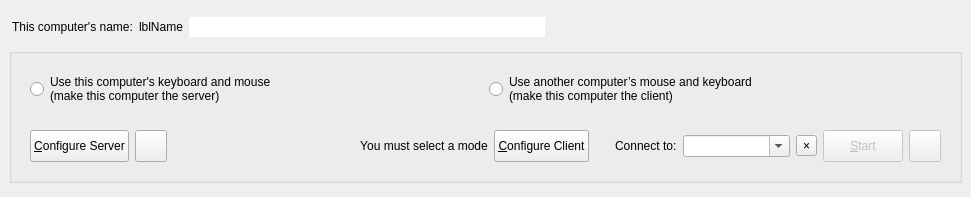
<?xml version="1.0" encoding="UTF-8"?>
<ui version="4.0">
 <class>MainWindow</class>
 <widget class="QMainWindow" name="MainWindow">
  <property name="geometry">
   <rect>
    <x>0</x>
    <y>0</y>
    <width>971</width>
    <height>197</height>
   </rect>
  </property>
  <widget class="QWidget" name="topLevelWidget">
   <property name="sizePolicy">
    <sizepolicy hsizetype="Preferred" vsizetype="Preferred">
     <horstretch>0</horstretch>
     <verstretch>0</verstretch>
    </sizepolicy>
   </property>
   <layout class="QVBoxLayout" name="_2">
    <property name="spacing">
     <number>3</number>
    </property>
    <item>
     <widget class="QWidget" name="widget" native="true">
      <property name="minimumSize">
       <size>
        <width>0</width>
        <height>28</height>
       </size>
      </property>
      <property name="maximumSize">
       <size>
        <width>16777215</width>
        <height>28</height>
       </size>
      </property>
      <layout class="QHBoxLayout" name="horizontalLayout_5">
       <property name="leftMargin">
        <number>3</number>
       </property>
       <property name="topMargin">
        <number>3</number>
       </property>
       <property name="rightMargin">
        <number>3</number>
       </property>
       <property name="bottomMargin">
        <number>3</number>
       </property>
       <item>
        <widget class="QLabel" name="labelComputerName">
         <property name="sizePolicy">
          <sizepolicy hsizetype="Maximum" vsizetype="Preferred">
           <horstretch>0</horstretch>
           <verstretch>0</verstretch>
          </sizepolicy>
         </property>
         <property name="text">
          <string>This computer's name:</string>
         </property>
        </widget>
       </item>
       <item>
        <widget class="QLabel" name="lblComputerName">
         <property name="sizePolicy">
          <sizepolicy hsizetype="Maximum" vsizetype="Preferred">
           <horstretch>0</horstretch>
           <verstretch>0</verstretch>
          </sizepolicy>
         </property>
         <property name="text">
          <string notr="true">lblName</string>
         </property>
        </widget>
       </item>
       <item>
        <widget class="QLineEdit" name="lineEditName">
         <property name="sizePolicy">
          <sizepolicy hsizetype="Expanding" vsizetype="Fixed">
           <horstretch>0</horstretch>
           <verstretch>0</verstretch>
          </sizepolicy>
         </property>
         <property name="toolTip">
          <string>&lt;html&gt;&lt;head/&gt;&lt;body&gt;&lt;p&gt;Name can't have have spaces or special characters&lt;/p&gt;&lt;p&gt;Use Enter to save the name change.&lt;/p&gt;&lt;/body&gt;&lt;/html&gt;</string>
         </property>
         <property name="maxLength">
          <number>255</number>
         </property>
         <property name="frame">
          <bool>false</bool>
         </property>
         <property name="clearButtonEnabled">
          <bool>false</bool>
         </property>
        </widget>
       </item>
       <item>
        <widget class="QPushButton" name="btnEditName">
         <property name="sizePolicy">
          <sizepolicy hsizetype="Fixed" vsizetype="Fixed">
           <horstretch>0</horstretch>
           <verstretch>0</verstretch>
          </sizepolicy>
         </property>
         <property name="toolTip">
          <string>Edit Computer Name</string>
         </property>
         <property name="icon">
          <iconset theme="document-edit"/>
         </property>
         <property name="iconSize">
          <size>
           <width>16</width>
           <height>16</height>
          </size>
         </property>
         <property name="flat">
          <bool>true</bool>
         </property>
        </widget>
       </item>
       <item>
        <spacer name="horizontalSpacer_2">
         <property name="orientation">
          <enum>Qt::Orientation::Horizontal</enum>
         </property>
         <property name="sizeHint" stdset="0">
          <size>
           <width>6</width>
           <height>20</height>
          </size>
         </property>
        </spacer>
       </item>
       <item>
        <widget class="QLabel" name="lblIpAddresses">
         <property name="sizePolicy">
          <sizepolicy hsizetype="Preferred" vsizetype="Fixed">
           <horstretch>0</horstretch>
           <verstretch>0</verstretch>
          </sizepolicy>
         </property>
        </widget>
       </item>
      </layout>
     </widget>
    </item>
    <item>
     <widget class="QGroupBox" name="groupBox">
      <property name="sizePolicy">
       <sizepolicy hsizetype="Preferred" vsizetype="Fixed">
        <horstretch>0</horstretch>
        <verstretch>0</verstretch>
       </sizepolicy>
      </property>
      <property name="title">
       <string/>
      </property>
      <layout class="QVBoxLayout" name="verticalLayout">
       <item>
        <widget class="QWidget" name="widgetModeSelection" native="true">
         <property name="sizePolicy">
          <sizepolicy hsizetype="Preferred" vsizetype="Maximum">
           <horstretch>0</horstretch>
           <verstretch>0</verstretch>
          </sizepolicy>
         </property>
         <layout class="QHBoxLayout" name="horizontalLayout">
          <item>
           <widget class="QRadioButton" name="rbModeServer">
            <property name="sizePolicy">
             <sizepolicy hsizetype="Minimum" vsizetype="Preferred">
              <horstretch>0</horstretch>
              <verstretch>0</verstretch>
             </sizepolicy>
            </property>
            <property name="text">
             <string>Use this computer's keyboard and mouse
(make this computer the server)</string>
            </property>
           </widget>
          </item>
          <item>
           <widget class="QRadioButton" name="rbModeClient">
            <property name="sizePolicy">
             <sizepolicy hsizetype="Minimum" vsizetype="Maximum">
              <horstretch>0</horstretch>
              <verstretch>0</verstretch>
             </sizepolicy>
            </property>
            <property name="text">
             <string>Use another computer’s mouse and keyboard
(make this computer the client)</string>
            </property>
           </widget>
          </item>
         </layout>
        </widget>
       </item>
       <item>
        <widget class="QWidget" name="widgetModeOptions" native="true">
         <property name="sizePolicy">
          <sizepolicy hsizetype="Preferred" vsizetype="Maximum">
           <horstretch>0</horstretch>
           <verstretch>0</verstretch>
          </sizepolicy>
         </property>
         <layout class="QHBoxLayout" name="horizontalLayout_2">
          <item>
           <widget class="QWidget" name="serverOptions" native="true">
            <property name="sizePolicy">
             <sizepolicy hsizetype="Preferred" vsizetype="Fixed">
              <horstretch>0</horstretch>
              <verstretch>0</verstretch>
             </sizepolicy>
            </property>
            <property name="minimumSize">
             <size>
              <width>0</width>
              <height>32</height>
             </size>
            </property>
            <property name="maximumSize">
             <size>
              <width>16777215</width>
              <height>32</height>
             </size>
            </property>
            <layout class="QHBoxLayout" name="horizontalLayout_4">
             <property name="leftMargin">
              <number>0</number>
             </property>
             <property name="topMargin">
              <number>0</number>
             </property>
             <property name="rightMargin">
              <number>0</number>
             </property>
             <property name="bottomMargin">
              <number>0</number>
             </property>
             <item>
              <widget class="QPushButton" name="btnConfigureServer">
               <property name="sizePolicy">
                <sizepolicy hsizetype="Maximum" vsizetype="Fixed">
                 <horstretch>0</horstretch>
                 <verstretch>0</verstretch>
                </sizepolicy>
               </property>
               <property name="minimumSize">
                <size>
                 <width>0</width>
                 <height>32</height>
                </size>
               </property>
               <property name="maximumSize">
                <size>
                 <width>16777215</width>
                 <height>32</height>
                </size>
               </property>
               <property name="text">
                <string>&amp;Configure Server</string>
               </property>
              </widget>
             </item>
             <item>
              <widget class="QPushButton" name="btnSaveServerConfig">
               <property name="sizePolicy">
                <sizepolicy hsizetype="Fixed" vsizetype="Fixed">
                 <horstretch>0</horstretch>
                 <verstretch>0</verstretch>
                </sizepolicy>
               </property>
               <property name="minimumSize">
                <size>
                 <width>32</width>
                 <height>32</height>
                </size>
               </property>
               <property name="maximumSize">
                <size>
                 <width>32</width>
                 <height>32</height>
                </size>
               </property>
               <property name="toolTip">
                <string>Export server configuration</string>
               </property>
               <property name="icon">
                <iconset theme="QIcon::ThemeIcon::DocumentSaveAs"/>
               </property>
              </widget>
             </item>
             <item>
              <spacer name="horizontalSpacer">
               <property name="orientation">
                <enum>Qt::Orientation::Horizontal</enum>
               </property>
               <property name="sizeHint" stdset="0">
                <size>
                 <width>40</width>
                 <height>5</height>
                </size>
               </property>
              </spacer>
             </item>
            </layout>
           </widget>
          </item>
          <item>
           <widget class="QLabel" name="lblNoMode">
            <property name="text">
             <string>You must select a mode</string>
            </property>
            <property name="alignment">
             <set>Qt::AlignmentFlag::AlignCenter</set>
            </property>
           </widget>
          </item>
          <item>
           <widget class="QWidget" name="clientOptions" native="true">
            <property name="sizePolicy">
             <sizepolicy hsizetype="Preferred" vsizetype="Maximum">
              <horstretch>0</horstretch>
              <verstretch>0</verstretch>
             </sizepolicy>
            </property>
            <layout class="QHBoxLayout" name="horizontalLayout_3">
             <property name="leftMargin">
              <number>0</number>
             </property>
             <property name="topMargin">
              <number>0</number>
             </property>
             <property name="rightMargin">
              <number>0</number>
             </property>
             <property name="bottomMargin">
              <number>0</number>
             </property>
             <item>
              <widget class="QPushButton" name="btnConfigureClient">
               <property name="sizePolicy">
                <sizepolicy hsizetype="Maximum" vsizetype="Fixed">
                 <horstretch>0</horstretch>
                 <verstretch>0</verstretch>
                </sizepolicy>
               </property>
               <property name="minimumSize">
                <size>
                 <width>0</width>
                 <height>32</height>
                </size>
               </property>
               <property name="maximumSize">
                <size>
                 <width>16777215</width>
                 <height>32</height>
                </size>
               </property>
               <property name="text">
                <string>&amp;Configure Client</string>
               </property>
              </widget>
             </item>
             <item>
              <spacer name="horizontalSpacer_3">
               <property name="orientation">
                <enum>Qt::Orientation::Horizontal</enum>
               </property>
               <property name="sizeType">
                <enum>QSizePolicy::Policy::Fixed</enum>
               </property>
               <property name="sizeHint" stdset="0">
                <size>
                 <width>20</width>
                 <height>5</height>
                </size>
               </property>
              </spacer>
             </item>
             <item>
              <widget class="QLabel" name="m_pLabelServerName">
               <property name="sizePolicy">
                <sizepolicy hsizetype="Preferred" vsizetype="Maximum">
                 <horstretch>0</horstretch>
                 <verstretch>0</verstretch>
                </sizepolicy>
               </property>
               <property name="text">
                <string>Connect to:</string>
               </property>
               <property name="indent">
                <number>0</number>
               </property>
              </widget>
             </item>
             <item>
              <widget class="QComboBox" name="comboHostname">
               <property name="sizePolicy">
                <sizepolicy hsizetype="Expanding" vsizetype="Fixed">
                 <horstretch>0</horstretch>
                 <verstretch>0</verstretch>
                </sizepolicy>
               </property>
               <property name="toolTip">
                <string>&lt;html&gt;Hostname or IP address of the server computer.&lt;br/&gt;May contain a comma separated list.&lt;br/&gt;Successfully connected addresses are remembered here.&lt;/html&gt;</string>
               </property>
               <property name="editable">
                <bool>true</bool>
               </property>
               <property name="insertPolicy">
                <enum>QComboBox::InsertPolicy::NoInsert</enum>
               </property>
              </widget>
             </item>
             <item>
              <widget class="QToolButton" name="btnRemoveHostname">
               <property name="toolTip">
                <string>Remove the selected address from history</string>
               </property>
               <property name="text">
                <string>×</string>
               </property>
              </widget>
             </item>
            </layout>
           </widget>
          </item>
          <item>
           <widget class="QWidget" name="horizontalWidget" native="true">
            <property name="sizePolicy">
             <sizepolicy hsizetype="Preferred" vsizetype="Fixed">
              <horstretch>0</horstretch>
              <verstretch>0</verstretch>
             </sizepolicy>
            </property>
            <property name="minimumSize">
             <size>
              <width>0</width>
              <height>32</height>
             </size>
            </property>
            <property name="maximumSize">
             <size>
              <width>16777215</width>
              <height>32</height>
             </size>
            </property>
            <layout class="QHBoxLayout" name="horizontalLayout_6">
             <property name="leftMargin">
              <number>0</number>
             </property>
             <property name="topMargin">
              <number>0</number>
             </property>
             <property name="rightMargin">
              <number>0</number>
             </property>
             <property name="bottomMargin">
              <number>0</number>
             </property>
             <item>
              <widget class="QPushButton" name="btnToggleCore">
               <property name="enabled">
                <bool>false</bool>
               </property>
               <property name="sizePolicy">
                <sizepolicy hsizetype="Maximum" vsizetype="Fixed">
                 <horstretch>0</horstretch>
                 <verstretch>0</verstretch>
                </sizepolicy>
               </property>
               <property name="minimumSize">
                <size>
                 <width>0</width>
                 <height>32</height>
                </size>
               </property>
               <property name="maximumSize">
                <size>
                 <width>16777215</width>
                 <height>32</height>
                </size>
               </property>
               <property name="text">
                <string>&amp;Start</string>
               </property>
              </widget>
             </item>
             <item>
              <widget class="QPushButton" name="btnRestartCore">
               <property name="enabled">
                <bool>false</bool>
               </property>
               <property name="sizePolicy">
                <sizepolicy hsizetype="Fixed" vsizetype="Fixed">
                 <horstretch>0</horstretch>
                 <verstretch>0</verstretch>
                </sizepolicy>
               </property>
               <property name="minimumSize">
                <size>
                 <width>32</width>
                 <height>32</height>
                </size>
               </property>
               <property name="maximumSize">
                <size>
                 <width>32</width>
                 <height>32</height>
                </size>
               </property>
               <property name="toolTip">
                <string>Restart</string>
               </property>
               <property name="icon">
                <iconset theme="view-refresh"/>
               </property>
              </widget>
             </item>
            </layout>
           </widget>
          </item>
         </layout>
        </widget>
       </item>
      </layout>
     </widget>
    </item>
   </layout>
  </widget>
 </widget>
 <resources/>
 <connections/>
</ui>
